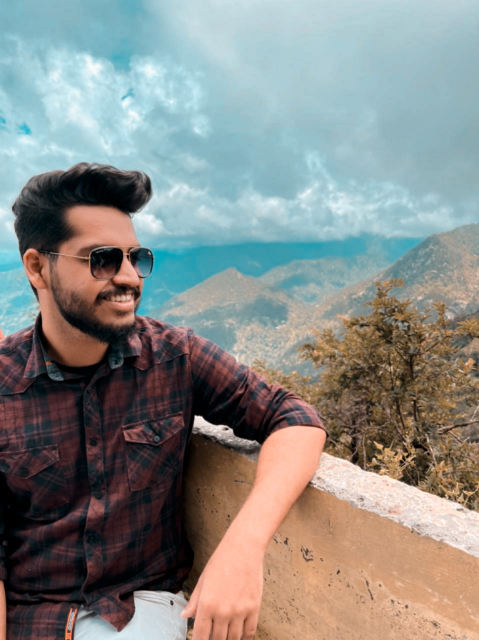
#> input picture LetsGrowMore/Pencil_Sketch/Fagoon.jpg, 958 x 1280 px (shown at 1/2 size)
$ jupyter execute Untitled.ipynb
#> lines starting #> are read from the running program, lines starting #| are printed output that depends on the picture
[cell 1]
import cv2
cv2.namedWindow("output", cv2.WINDOW_NORMAL)

## READING THE IMAGE

[cell 2]
imagetobe_sketched = cv2.imread('Fagoon.jpg')
#> imagetobe_sketched is the input picture: shape (1280, 958, 3); mean B, G, R 134.1, 137.8, 135.8
imS = cv2.resize(imagetobe_sketched, (500, 600))
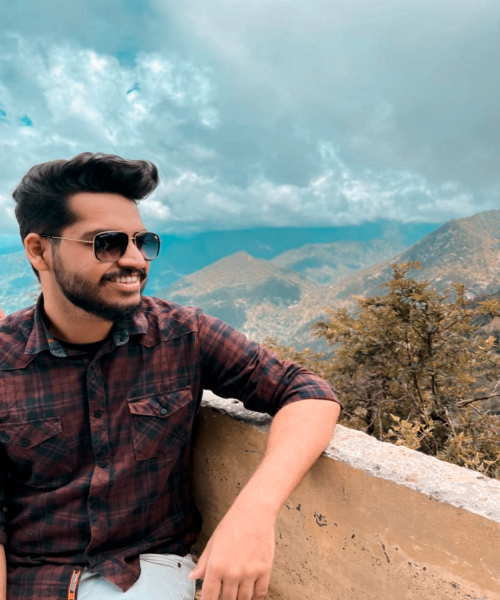
#> imS: shape (600, 500, 3); mean B, G, R 134, 137.7, 135.7
cv2.imshow("fagoon", imS)
cv2.waitKey(0)

## Converting in gray_scale

[cell 3]
grayed_image = cv2.cvtColor(imS, cv2.COLOR_BGR2GRAY)
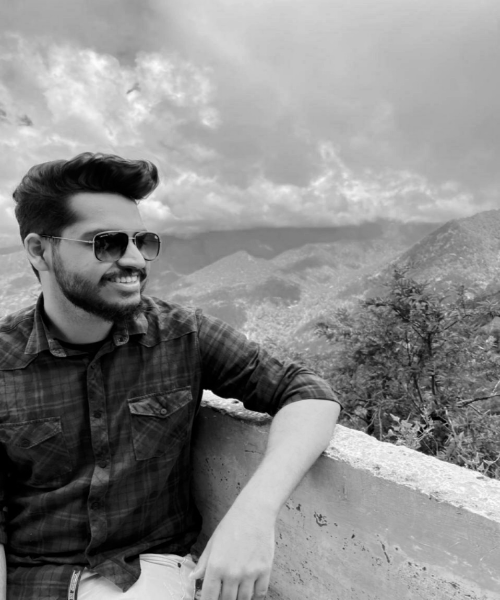
#> grayed_image: shape (600, 500); min 0, max 252, mean 136.7
cv2.imshow('new_fagoon', grayed_image)
cv2.waitKey(0)

## Inverting the image

[cell 4]
inverted_image = 255 - grayed_image
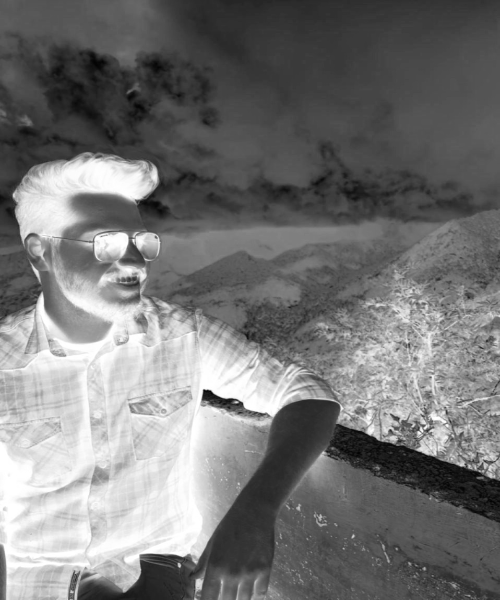
#> inverted_image: shape (600, 500); min 3, max 255, mean 118.3
cv2.imshow('inverted_image', inverted_image)
cv2.waitKey(0)

# Blurring the image and inverting it

[cell 5]
blurred = cv2.GaussianBlur(inverted_image, (21, 21), 0)
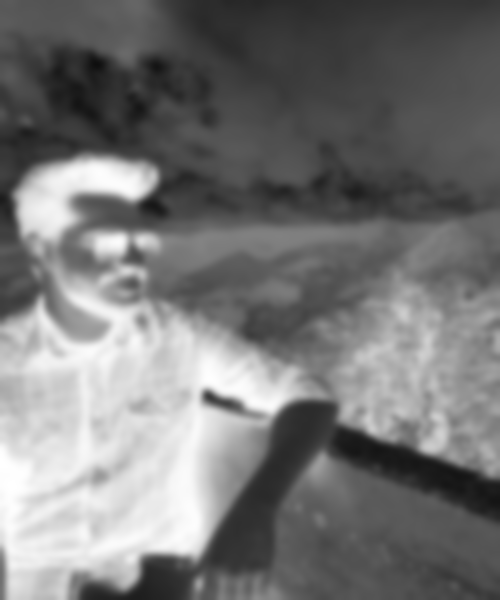
#> blurred: shape (600, 500); min 14, max 255, mean 118.3
inverted_blurred = 255 - blurred
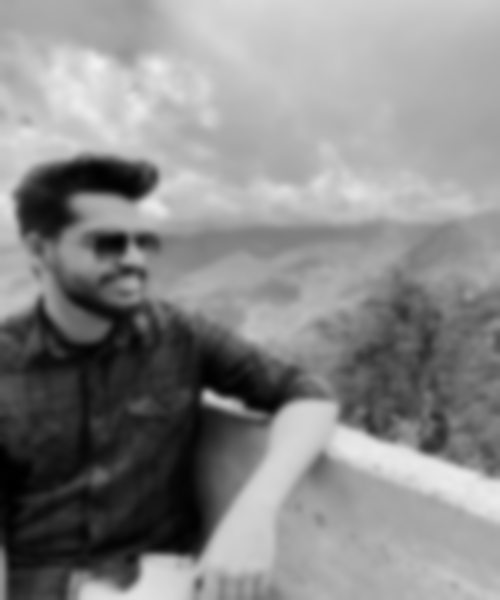
#> inverted_blurred: shape (600, 500); min 0, max 241, mean 136.7
pencil_sketch = cv2.divide(grayed_image, inverted_blurred, scale=256.0)
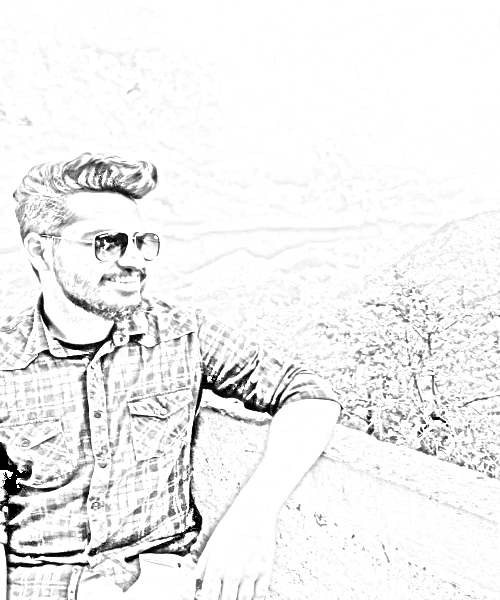
#> pencil_sketch: shape (600, 500); min 0, max 255, mean 238.8
cv2.imshow("Sketch", pencil_sketch)
cv2.waitKey(0)
